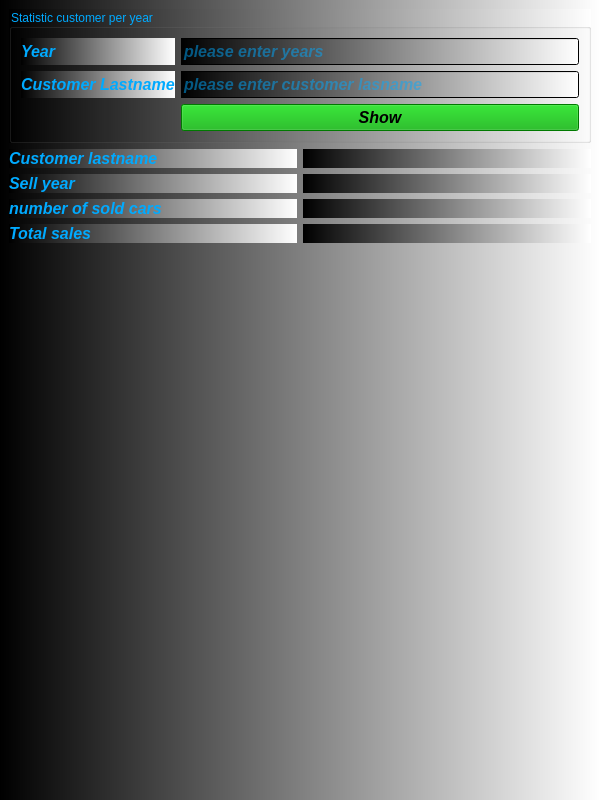
<?xml version="1.0" encoding="UTF-8"?>
<ui version="4.0">
 <class>StatisticCustomerPerYear</class>
 <widget class="QMainWindow" name="StatisticCustomerPerYear">
  <property name="geometry">
   <rect>
    <x>0</x>
    <y>0</y>
    <width>600</width>
    <height>800</height>
   </rect>
  </property>
  <property name="font">
   <font>
    <pointsize>12</pointsize>
    <italic>true</italic>
    <bold>true</bold>
   </font>
  </property>
  <property name="windowTitle">
   <string>Statistic Customer Per Year</string>
  </property>
  <property name="toolTip">
   <string>Statistic Customer Per Year</string>
  </property>
  <property name="styleSheet">
   <string notr="true">color: rgb(0, 170, 255);
background-color: qlineargradient(spread:pad, x1:0, y1:0, x2:1, y2:0, stop:0 rgba(0, 0, 0, 255), stop:1 rgba(255, 255, 255, 255));</string>
  </property>
  <widget class="QWidget" name="centralwidget">
   <layout class="QGridLayout" name="gridLayout_3">
    <item row="0" column="0">
     <widget class="QGroupBox" name="groupBox">
      <property name="title">
       <string>Statistic customer per year</string>
      </property>
      <layout class="QGridLayout" name="gridLayout">
       <item row="2" column="1">
        <widget class="QPushButton" name="pushButton_show">
         <property name="font">
          <font>
           <pointsize>12</pointsize>
           <italic>true</italic>
           <bold>true</bold>
          </font>
         </property>
         <property name="styleSheet">
          <string notr="true">color: rgb(0, 0, 0);
background-color: rgb(0, 170, 0);</string>
         </property>
         <property name="text">
          <string>Show</string>
         </property>
        </widget>
       </item>
       <item row="1" column="0">
        <widget class="QLabel" name="label_3">
         <property name="font">
          <font>
           <pointsize>12</pointsize>
           <italic>true</italic>
           <bold>true</bold>
          </font>
         </property>
         <property name="text">
          <string>Customer Lastname</string>
         </property>
        </widget>
       </item>
       <item row="0" column="0">
        <widget class="QLabel" name="label_2">
         <property name="font">
          <font>
           <pointsize>12</pointsize>
           <italic>true</italic>
           <bold>true</bold>
          </font>
         </property>
         <property name="text">
          <string>Year</string>
         </property>
        </widget>
       </item>
       <item row="0" column="1">
        <widget class="QLineEdit" name="lineEdit_year">
         <property name="font">
          <font>
           <pointsize>12</pointsize>
           <italic>true</italic>
           <bold>true</bold>
          </font>
         </property>
         <property name="placeholderText">
          <string>please enter years</string>
         </property>
        </widget>
       </item>
       <item row="1" column="1">
        <widget class="QLineEdit" name="lineEdit_customerLastname">
         <property name="font">
          <font>
           <pointsize>12</pointsize>
           <italic>true</italic>
           <bold>true</bold>
          </font>
         </property>
         <property name="placeholderText">
          <string>please enter customer lasname</string>
         </property>
        </widget>
       </item>
      </layout>
     </widget>
    </item>
    <item row="1" column="0">
     <layout class="QGridLayout" name="gridLayout_2">
      <item row="1" column="1">
       <widget class="QLabel" name="label_sellYear">
        <property name="font">
         <font>
          <pointsize>12</pointsize>
          <italic>true</italic>
          <bold>true</bold>
         </font>
        </property>
        <property name="text">
         <string/>
        </property>
       </widget>
      </item>
      <item row="3" column="0">
       <widget class="QLabel" name="label_7">
        <property name="font">
         <font>
          <pointsize>12</pointsize>
          <italic>true</italic>
          <bold>true</bold>
         </font>
        </property>
        <property name="text">
         <string>Total sales</string>
        </property>
       </widget>
      </item>
      <item row="4" column="0">
       <spacer name="verticalSpacer">
        <property name="orientation">
         <enum>Qt::Vertical</enum>
        </property>
        <property name="sizeHint" stdset="0">
         <size>
          <width>20</width>
          <height>40</height>
         </size>
        </property>
       </spacer>
      </item>
      <item row="2" column="0">
       <widget class="QLabel" name="label_6">
        <property name="font">
         <font>
          <pointsize>12</pointsize>
          <italic>true</italic>
          <bold>true</bold>
         </font>
        </property>
        <property name="text">
         <string>number of sold cars</string>
        </property>
       </widget>
      </item>
      <item row="0" column="1">
       <widget class="QLabel" name="label_customerLastname">
        <property name="font">
         <font>
          <pointsize>12</pointsize>
          <italic>true</italic>
          <bold>true</bold>
         </font>
        </property>
        <property name="text">
         <string/>
        </property>
       </widget>
      </item>
      <item row="1" column="0">
       <widget class="QLabel" name="label_5">
        <property name="font">
         <font>
          <pointsize>12</pointsize>
          <italic>true</italic>
          <bold>true</bold>
         </font>
        </property>
        <property name="text">
         <string>Sell year</string>
        </property>
       </widget>
      </item>
      <item row="3" column="1">
       <widget class="QLabel" name="label_totalSales">
        <property name="font">
         <font>
          <pointsize>12</pointsize>
          <italic>true</italic>
          <bold>true</bold>
         </font>
        </property>
        <property name="text">
         <string/>
        </property>
       </widget>
      </item>
      <item row="2" column="1">
       <widget class="QLabel" name="label_numberOfSoldCars">
        <property name="font">
         <font>
          <pointsize>12</pointsize>
          <italic>true</italic>
          <bold>true</bold>
         </font>
        </property>
        <property name="text">
         <string/>
        </property>
       </widget>
      </item>
      <item row="4" column="1">
       <spacer name="verticalSpacer_2">
        <property name="orientation">
         <enum>Qt::Vertical</enum>
        </property>
        <property name="sizeHint" stdset="0">
         <size>
          <width>20</width>
          <height>40</height>
         </size>
        </property>
       </spacer>
      </item>
      <item row="0" column="0">
       <widget class="QLabel" name="label_4">
        <property name="font">
         <font>
          <pointsize>12</pointsize>
          <italic>true</italic>
          <bold>true</bold>
         </font>
        </property>
        <property name="text">
         <string>Customer lastname</string>
        </property>
       </widget>
      </item>
     </layout>
    </item>
   </layout>
  </widget>
  <widget class="QMenuBar" name="menubar">
   <property name="geometry">
    <rect>
     <x>0</x>
     <y>0</y>
     <width>600</width>
     <height>33</height>
    </rect>
   </property>
  </widget>
 </widget>
 <resources/>
 <connections/>
</ui>
